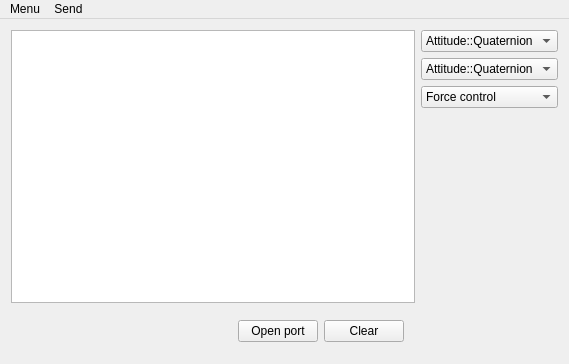
<?xml version="1.0" encoding="UTF-8"?>
<ui version="4.0">
 <class>MainWindow</class>
 <widget class="QMainWindow" name="MainWindow">
  <property name="geometry">
   <rect>
    <x>0</x>
    <y>0</y>
    <width>569</width>
    <height>364</height>
   </rect>
  </property>
  <property name="windowTitle">
   <string>MainWindow</string>
  </property>
  <widget class="QWidget" name="centralWidget">
   <layout class="QVBoxLayout" name="verticalLayout">
    <item>
     <layout class="QGridLayout" name="gridLayout_3">
      <item row="1" column="0">
       <widget class="QWidget" name="widget" native="true">
        <layout class="QHBoxLayout" name="horizontalLayout">
         <item>
          <spacer name="horizontalSpacer">
           <property name="orientation">
            <enum>Qt::Horizontal</enum>
           </property>
           <property name="sizeHint" stdset="0">
            <size>
             <width>126</width>
             <height>20</height>
            </size>
           </property>
          </spacer>
         </item>
         <item>
          <widget class="QPushButton" name="btnPortOC">
           <property name="text">
            <string>Open port</string>
           </property>
          </widget>
         </item>
         <item>
          <widget class="QPushButton" name="btnClear">
           <property name="text">
            <string>Clear</string>
           </property>
          </widget>
         </item>
        </layout>
       </widget>
      </item>
      <item row="0" column="0">
       <widget class="QPlainTextEdit" name="plainTextEdit">
        <property name="plainText">
         <string/>
        </property>
       </widget>
      </item>
      <item row="0" column="1">
       <layout class="QVBoxLayout" name="verticalLayout_5">
        <item>
         <widget class="QComboBox" name="cmbOutput1">
          <item>
           <property name="text">
            <string>Attitude::Quaternion</string>
           </property>
          </item>
          <item>
           <property name="text">
            <string>Attitude::Euler</string>
           </property>
          </item>
          <item>
           <property name="text">
            <string>Angular rates</string>
           </property>
          </item>
          <item>
           <property name="text">
            <string>Position</string>
           </property>
          </item>
          <item>
           <property name="text">
            <string>Velocity</string>
           </property>
          </item>
          <item>
           <property name="text">
            <string>Actuator</string>
           </property>
          </item>
          <item>
           <property name="text">
            <string>None</string>
           </property>
          </item>
         </widget>
        </item>
        <item>
         <widget class="QComboBox" name="cmbOutput2">
          <item>
           <property name="text">
            <string>Attitude::Quaternion</string>
           </property>
          </item>
          <item>
           <property name="text">
            <string>Attitude::Euler</string>
           </property>
          </item>
          <item>
           <property name="text">
            <string>Angular rates</string>
           </property>
          </item>
          <item>
           <property name="text">
            <string>Position</string>
           </property>
          </item>
          <item>
           <property name="text">
            <string>Velocity</string>
           </property>
          </item>
          <item>
           <property name="text">
            <string>Actuator</string>
           </property>
          </item>
          <item>
           <property name="text">
            <string>None</string>
           </property>
          </item>
         </widget>
        </item>
        <item>
         <widget class="QComboBox" name="cmbScenario">
          <item>
           <property name="text">
            <string>Force control</string>
           </property>
          </item>
          <item>
           <property name="text">
            <string>Attitude control</string>
           </property>
          </item>
          <item>
           <property name="text">
            <string>Position control</string>
           </property>
          </item>
         </widget>
        </item>
        <item>
         <spacer name="verticalSpacer">
          <property name="orientation">
           <enum>Qt::Vertical</enum>
          </property>
          <property name="sizeHint" stdset="0">
           <size>
            <width>20</width>
            <height>40</height>
           </size>
          </property>
         </spacer>
        </item>
       </layout>
      </item>
     </layout>
    </item>
   </layout>
  </widget>
  <widget class="QMenuBar" name="mnuMenu">
   <property name="geometry">
    <rect>
     <x>0</x>
     <y>0</y>
     <width>569</width>
     <height>18</height>
    </rect>
   </property>
   <widget class="QMenu" name="menu1">
    <property name="title">
     <string>Menu</string>
    </property>
    <widget class="QMenu" name="menuPorts">
     <property name="title">
      <string>Ports</string>
     </property>
    </widget>
    <addaction name="actionLoad"/>
    <addaction name="menuPorts"/>
   </widget>
   <widget class="QMenu" name="menuSend">
    <property name="enabled">
     <bool>true</bool>
    </property>
    <property name="title">
     <string>Send</string>
    </property>
    <addaction name="actionSETUP"/>
    <addaction name="actionPOWER_OFF"/>
    <addaction name="actionSTOP"/>
    <addaction name="actionSTART"/>
    <addaction name="actionSENSOR_INIT"/>
    <addaction name="actionREFERENCE"/>
    <addaction name="actionMOTOR_SETUP"/>
   </widget>
   <addaction name="menu1"/>
   <addaction name="menuSend"/>
  </widget>
  <action name="actionLoad">
   <property name="text">
    <string>Load</string>
   </property>
  </action>
  <action name="actionSETUP">
   <property name="text">
    <string>SETUP</string>
   </property>
  </action>
  <action name="actionPOWER_OFF">
   <property name="text">
    <string>POWER OFF</string>
   </property>
  </action>
  <action name="actionSTOP">
   <property name="text">
    <string>STOP</string>
   </property>
  </action>
  <action name="actionSTART">
   <property name="text">
    <string>START</string>
   </property>
  </action>
  <action name="actionSENSOR_INIT">
   <property name="text">
    <string>SENSOR INIT</string>
   </property>
  </action>
  <action name="actionREFERENCE">
   <property name="text">
    <string>REFERENCE</string>
   </property>
  </action>
  <action name="actionMOTOR_SETUP">
   <property name="text">
    <string>MOTOR SETUP</string>
   </property>
  </action>
 </widget>
 <layoutdefault spacing="6" margin="11"/>
 <resources/>
 <connections/>
</ui>
